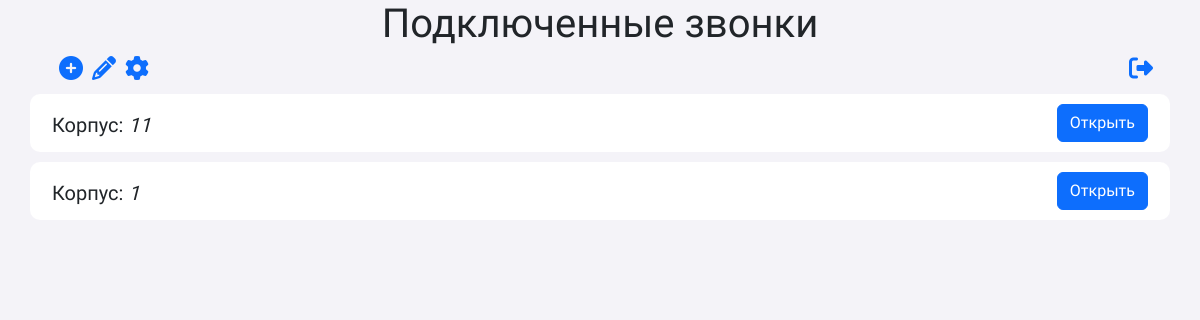
Page / (signed in) on the earlier database version.
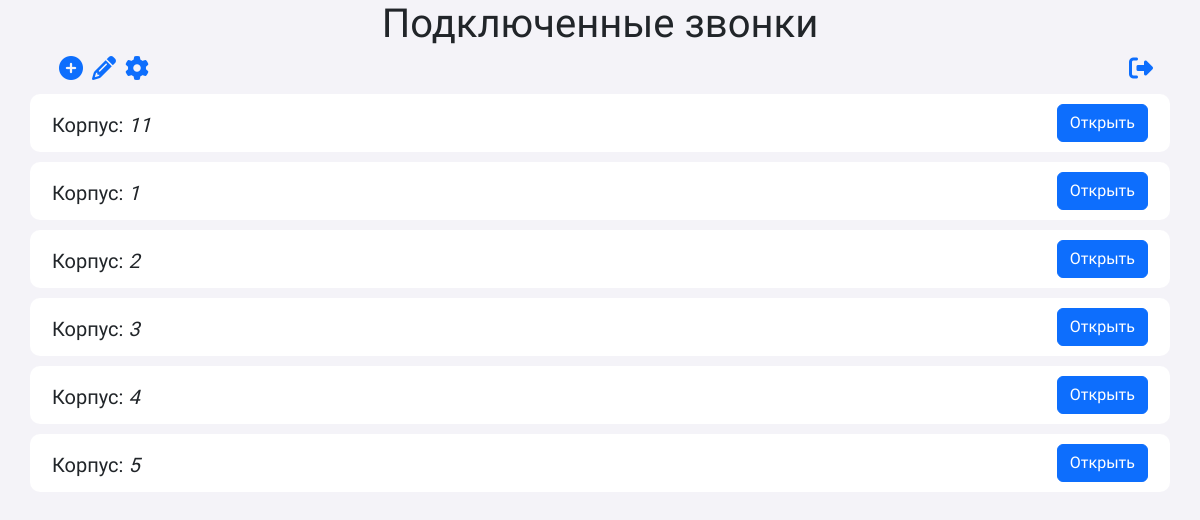
Same page on the later database version.
### tables this page shows
CREATE TABLE "bell_machines" (
	"id"	INTEGER UNIQUE,
	"api_url"	TEXT,
	"auth_password"	TEXT,
	"building_id"	INTEGER,
	PRIMARY KEY("id" AUTOINCREMENT)
);

### web.py (the view)
        @self.app.route('/')
        def __index():
            return self.index()

### db.py (called while the page is built)
    def get_machines(self):
        machines = self.cursor.execute('SELECT * FROM `bell_machines`').fetchall()
        return machines

### models.py (called while the page is built)
    @classmethod
    def get(cls, id):
        return LoginnedUserModel(1)

### web.py (called while the page is built)
    def index(self):
        if not current_user.is_authenticated:
            return redirect("/login")
        else:
            all_machines = self.db_manager.get_machines()
            print(all_machines)
            return render_template("index.html", all_machines=all_machines)

        @self.login_manager.user_loader
        def load_user(user_id: str):
            return LoginnedUserModel.get(user_id)

### templates/index.html (shortened to what this page needs)
<!DOCTYPE html>
<html lang="ru">
  <head>
    <link
      href="https://cdn.jsdelivr.net/npm/bootstrap@5.2.1/dist/css/bootstrap.min.css"
      rel="stylesheet"
    />
    <link rel="stylesheet" href="/static/style.css" />
    <link
      rel="stylesheet"
      href="https://cdnjs.cloudflare.com/ajax/libs/font-awesome/6.2.0/css/all.min.css"
    />
  </head>
  <body>
    <div class="container">
      <h1 class="text-center">Подключенные звонки</h1>
      <div class="row toolbar">
        <div class="col" style="display: inline-block">
          <i
            class="fa-solid fa-plus-circle toolbar-icon"
            title="Добавить корпус"
            data-bs-toggle="modal"
            data-bs-target="#addBellModal"
          ></i>
          <i
            class="fa-solid fa-pencil toolbar-icon"
            title="Управление расписанием"
            data-bs-toggle="modal"
            data-bs-target="#settingsModal"
          ></i>
          <i
            class="fa-solid fa-cog toolbar-icon"
            title="Настройки"
            data-bs-toggle="modal"
            data-bs-target="#settingsModal"
          ></i>
          <i
            class="fa-solid fa-right-from-bracket toolbar-icon float-end"
            title="Выйти из панели управления звонками"
            onclick="window.location.href='/api/logout'"
          ></i>
        </div>
      </div>
      <div id="connected_workers">
        {% for machine in all_machines %}
        <div class="row bell-block" onclick="openBellManager('{{machine[1]}}')">
          <div class="d-flex justify-content-between">
            <div class="row">
              <span class="bell-heading"
                >Корпус: <span class="fst-italic">{{machine[3]}}</span></span
              >
            </div>
            <button type="button" class="btn btn-primary">Открыть</button>
          </div>
        </div>
        {% endfor %}
      </div>
    </div>
  </body>
</html>

### static/style.css (style rules this page uses)
body { font-family: 'Ubuntu', serif; background-color: #f4f3f8; }
.bell-block { border-radius: 10px; background-color: #ffff; padding: 10px 10px; cursor: pointer; margin-bottom: 10px; }
.bell-heading { font-size: 20px; margin-top: 6px; }
.toolbar { margin-bottom: 10px; margin-left: 5px; }
.toolbar-icon { font-size: 1.5em; cursor: pointer; color: #0d6efd; margin-right: 5px; }

Differences in the rows shown:
added bell_machines: building "2"
added bell_machines: building "3"
added bell_machines: building "4"
added bell_machines: building "5"
